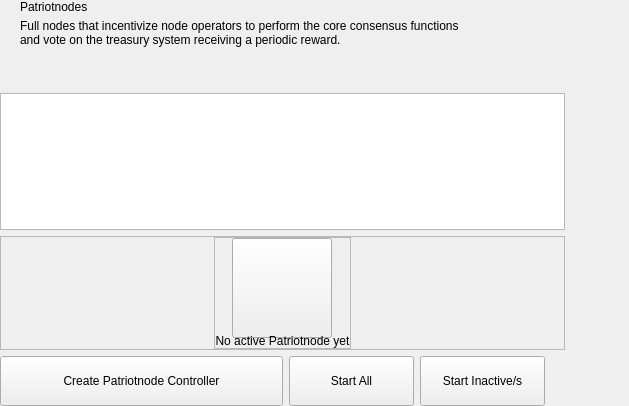
<?xml version="1.0" encoding="UTF-8"?>
<ui version="4.0">
 <class>PatriotNodesWidget</class>
 <widget class="QWidget" name="PatriotNodesWidget">
  <property name="geometry">
   <rect>
    <x>0</x>
    <y>0</y>
    <width>629</width>
    <height>406</height>
   </rect>
  </property>
  <property name="windowTitle">
   <string>Form</string>
  </property>
  <layout class="QHBoxLayout" name="horizontalLayout_2" stretch="2,1">
   <property name="spacing">
    <number>0</number>
   </property>
   <property name="leftMargin">
    <number>0</number>
   </property>
   <property name="topMargin">
    <number>0</number>
   </property>
   <property name="rightMargin">
    <number>0</number>
   </property>
   <property name="bottomMargin">
    <number>0</number>
   </property>
   <item>
    <widget class="QWidget" name="left" native="true">
     <layout class="QVBoxLayout" name="verticalLayout_3">
      <property name="leftMargin">
       <number>0</number>
      </property>
      <property name="topMargin">
       <number>0</number>
      </property>
      <property name="rightMargin">
       <number>0</number>
      </property>
      <property name="bottomMargin">
       <number>0</number>
      </property>
      <item>
       <layout class="QVBoxLayout" name="verticalLayout_2">
        <property name="spacing">
         <number>6</number>
        </property>
        <item>
         <layout class="QHBoxLayout" name="horizontalLayout_3">
          <property name="spacing">
           <number>0</number>
          </property>
          <property name="leftMargin">
           <number>20</number>
          </property>
          <item>
           <layout class="QVBoxLayout" name="verticalLayout_8">
            <property name="spacing">
             <number>5</number>
            </property>
            <item>
             <widget class="QLabel" name="labelTitle">
              <property name="text">
               <string>Patriotnodes</string>
              </property>
             </widget>
            </item>
            <item alignment="Qt::AlignTop">
             <widget class="QLabel" name="labelSubtitle1">
              <property name="text">
               <string>Full nodes that incentivize node operators to perform the core consensus functions
and vote on the treasury system receiving a periodic reward.</string>
              </property>
             </widget>
            </item>
           </layout>
          </item>
          <item>
           <spacer name="horizontalSpacer">
            <property name="orientation">
             <enum>Qt::Horizontal</enum>
            </property>
            <property name="sizeHint" stdset="0">
             <size>
              <width>40</width>
              <height>20</height>
             </size>
            </property>
           </spacer>
          </item>
         </layout>
        </item>
        <item>
         <spacer name="verticalSpacer_2">
          <property name="orientation">
           <enum>Qt::Vertical</enum>
          </property>
          <property name="sizeType">
           <enum>QSizePolicy::Fixed</enum>
          </property>
          <property name="sizeHint" stdset="0">
           <size>
            <width>20</width>
            <height>40</height>
           </size>
          </property>
         </spacer>
        </item>
        <item>
         <layout class="QVBoxLayout" name="verticalLayout_6"/>
        </item>
        <item>
         <widget class="QListView" name="listMn">
          <property name="mouseTracking">
           <bool>true</bool>
          </property>
         </widget>
        </item>
        <item>
         <widget class="QFrame" name="emptyContainer">
          <property name="minimumSize">
           <size>
            <width>0</width>
            <height>100</height>
           </size>
          </property>
          <property name="frameShape">
           <enum>QFrame::StyledPanel</enum>
          </property>
          <property name="frameShadow">
           <enum>QFrame::Raised</enum>
          </property>
          <layout class="QVBoxLayout" name="verticalLayout_7" stretch="1,8">
           <property name="spacing">
            <number>0</number>
           </property>
           <property name="leftMargin">
            <number>0</number>
           </property>
           <property name="topMargin">
            <number>0</number>
           </property>
           <property name="rightMargin">
            <number>0</number>
           </property>
           <property name="bottomMargin">
            <number>0</number>
           </property>
           <item>
            <spacer name="verticalSpacer">
             <property name="orientation">
              <enum>Qt::Vertical</enum>
             </property>
             <property name="sizeHint" stdset="0">
              <size>
               <width>20</width>
               <height>20</height>
              </size>
             </property>
            </spacer>
           </item>
           <item alignment="Qt::AlignHCenter|Qt::AlignVCenter">
            <widget class="QFrame" name="emptyScreen">
             <property name="sizePolicy">
              <sizepolicy hsizetype="Expanding" vsizetype="Expanding">
               <horstretch>0</horstretch>
               <verstretch>0</verstretch>
              </sizepolicy>
             </property>
             <property name="frameShape">
              <enum>QFrame::StyledPanel</enum>
             </property>
             <property name="frameShadow">
              <enum>QFrame::Raised</enum>
             </property>
             <layout class="QVBoxLayout" name="verticalLayout">
              <property name="spacing">
               <number>30</number>
              </property>
              <property name="leftMargin">
               <number>0</number>
              </property>
              <property name="topMargin">
               <number>0</number>
              </property>
              <property name="rightMargin">
               <number>0</number>
              </property>
              <property name="bottomMargin">
               <number>0</number>
              </property>
              <item alignment="Qt::AlignHCenter|Qt::AlignVCenter">
               <widget class="QPushButton" name="pushImgEmpty">
                <property name="minimumSize">
                 <size>
                  <width>100</width>
                  <height>100</height>
                 </size>
                </property>
                <property name="maximumSize">
                 <size>
                  <width>100</width>
                  <height>100</height>
                 </size>
                </property>
                <property name="focusPolicy">
                 <enum>Qt::NoFocus</enum>
                </property>
                <property name="text">
                 <string/>
                </property>
                <property name="iconSize">
                 <size>
                  <width>100</width>
                  <height>100</height>
                 </size>
                </property>
               </widget>
              </item>
              <item alignment="Qt::AlignHCenter|Qt::AlignVCenter">
               <widget class="QLabel" name="labelEmpty">
                <property name="styleSheet">
                 <string notr="true"/>
                </property>
                <property name="text">
                 <string>No active Patriotnode yet</string>
                </property>
                <property name="alignment">
                 <set>Qt::AlignCenter</set>
                </property>
               </widget>
              </item>
             </layout>
            </widget>
           </item>
          </layout>
         </widget>
        </item>
        <item>
         <layout class="QHBoxLayout" name="horizontalLayout_7">
          <property name="rightMargin">
           <number>20</number>
          </property>
          <item>
           <spacer name="horizontalSpacer_5">
            <property name="orientation">
             <enum>Qt::Horizontal</enum>
            </property>
            <property name="sizeType">
             <enum>QSizePolicy::Expanding</enum>
            </property>
            <property name="sizeHint" stdset="0">
             <size>
              <width>40</width>
              <height>20</height>
             </size>
            </property>
           </spacer>
          </item>
          <item>
           <widget class="QPushButton" name="pushButtonSave">
            <property name="minimumSize">
             <size>
              <width>283</width>
              <height>50</height>
             </size>
            </property>
            <property name="maximumSize">
             <size>
              <width>283</width>
              <height>50</height>
             </size>
            </property>
            <property name="focusPolicy">
             <enum>Qt::NoFocus</enum>
            </property>
            <property name="text">
             <string>Create Patriotnode Controller</string>
            </property>
           </widget>
          </item>
          <item>
           <widget class="QPushButton" name="pushButtonStartAll">
            <property name="minimumSize">
             <size>
              <width>125</width>
              <height>50</height>
             </size>
            </property>
            <property name="text">
             <string>Start All</string>
            </property>
           </widget>
          </item>
          <item>
           <widget class="QPushButton" name="pushButtonStartMissing">
            <property name="minimumSize">
             <size>
              <width>125</width>
              <height>50</height>
             </size>
            </property>
            <property name="text">
             <string>Start Inactive/s</string>
            </property>
           </widget>
          </item>
         </layout>
        </item>
       </layout>
      </item>
     </layout>
    </widget>
   </item>
   <item>
    <widget class="QWidget" name="right" native="true">
     <layout class="QVBoxLayout" name="verticalLayout_5">
      <property name="leftMargin">
       <number>0</number>
      </property>
      <property name="topMargin">
       <number>0</number>
      </property>
      <property name="rightMargin">
       <number>0</number>
      </property>
      <property name="bottomMargin">
       <number>0</number>
      </property>
      <item>
       <layout class="QVBoxLayout" name="verticalLayout_4">
        <property name="spacing">
         <number>6</number>
        </property>
        <item>
         <widget class="OptionButton" name="btnAbout" native="true">
          <property name="minimumSize">
           <size>
            <width>0</width>
            <height>50</height>
           </size>
          </property>
         </widget>
        </item>
        <item>
         <widget class="OptionButton" name="btnAboutController" native="true">
          <property name="minimumSize">
           <size>
            <width>0</width>
            <height>50</height>
           </size>
          </property>
         </widget>
        </item>
        <item>
         <spacer name="verticalSpacer_5">
          <property name="orientation">
           <enum>Qt::Vertical</enum>
          </property>
          <property name="sizeHint" stdset="0">
           <size>
            <width>20</width>
            <height>40</height>
           </size>
          </property>
         </spacer>
        </item>
       </layout>
      </item>
     </layout>
    </widget>
   </item>
  </layout>
 </widget>
 <customwidgets>
  <customwidget>
   <class>OptionButton</class>
   <extends>QWidget</extends>
   <header>qt/trumpcoin/optionbutton.h</header>
   <container>1</container>
  </customwidget>
 </customwidgets>
 <resources/>
 <connections/>
</ui>
